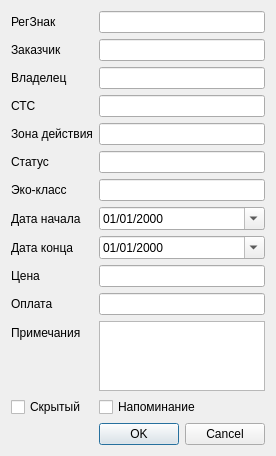
<?xml version="1.0" encoding="UTF-8"?>
<ui version="4.0">
 <class>Edit_Item_ui</class>
 <widget class="QDialog" name="Edit_Item_ui">
  <property name="geometry">
   <rect>
    <x>0</x>
    <y>0</y>
    <width>255</width>
    <height>433</height>
   </rect>
  </property>
  <property name="windowTitle">
   <string>Dialog</string>
  </property>
  <layout class="QFormLayout" name="formLayout">
   <item row="2" column="1">
    <widget class="QLineEdit" name="line_owner"/>
   </item>
   <item row="1" column="1">
    <widget class="QLineEdit" name="line_client"/>
   </item>
   <item row="1" column="0">
    <widget class="QLabel" name="label_client">
     <property name="text">
      <string>Заказчик</string>
     </property>
    </widget>
   </item>
   <item row="2" column="0">
    <widget class="QLabel" name="label_owner">
     <property name="text">
      <string>Владелец</string>
     </property>
    </widget>
   </item>
   <item row="0" column="0">
    <widget class="QLabel" name="label_car_number">
     <property name="text">
      <string>РегЗнак</string>
     </property>
    </widget>
   </item>
   <item row="0" column="1">
    <widget class="QLineEdit" name="line_car_number"/>
   </item>
   <item row="4" column="0">
    <widget class="QLabel" name="label_zone">
     <property name="text">
      <string>Зона действия</string>
     </property>
    </widget>
   </item>
   <item row="4" column="1">
    <widget class="QLineEdit" name="line_zone"/>
   </item>
   <item row="5" column="0">
    <widget class="QLabel" name="label_status">
     <property name="text">
      <string>Статус</string>
     </property>
    </widget>
   </item>
   <item row="5" column="1">
    <widget class="QLineEdit" name="line_status"/>
   </item>
   <item row="7" column="1">
    <widget class="QDateEdit" name="date_start">
     <property name="displayFormat">
      <string>dd/MM/yyyy</string>
     </property>
     <property name="calendarPopup">
      <bool>true</bool>
     </property>
    </widget>
   </item>
   <item row="8" column="1">
    <widget class="QDateEdit" name="date_end">
     <property name="currentSection">
      <enum>QDateTimeEdit::DaySection</enum>
     </property>
     <property name="displayFormat">
      <string>dd/MM/yyyy</string>
     </property>
     <property name="calendarPopup">
      <bool>true</bool>
     </property>
    </widget>
   </item>
   <item row="7" column="0">
    <widget class="QLabel" name="label_date_start">
     <property name="text">
      <string>Дата начала</string>
     </property>
    </widget>
   </item>
   <item row="8" column="0">
    <widget class="QLabel" name="label_date_end">
     <property name="text">
      <string>Дата конца</string>
     </property>
    </widget>
   </item>
   <item row="9" column="1">
    <widget class="QLineEdit" name="line_price"/>
   </item>
   <item row="10" column="1">
    <widget class="QLineEdit" name="line_payment"/>
   </item>
   <item row="11" column="1">
    <widget class="QPlainTextEdit" name="plain_description"/>
   </item>
   <item row="9" column="0">
    <widget class="QLabel" name="label_price">
     <property name="text">
      <string>Цена</string>
     </property>
    </widget>
   </item>
   <item row="10" column="0">
    <widget class="QLabel" name="label_payment">
     <property name="text">
      <string>Оплата</string>
     </property>
    </widget>
   </item>
   <item row="11" column="0">
    <widget class="QLabel" name="label_description">
     <property name="text">
      <string>Примечания</string>
     </property>
    </widget>
   </item>
   <item row="14" column="1">
    <widget class="QDialogButtonBox" name="buttonBox">
     <property name="orientation">
      <enum>Qt::Horizontal</enum>
     </property>
     <property name="standardButtons">
      <set>QDialogButtonBox::Cancel|QDialogButtonBox::Ok</set>
     </property>
    </widget>
   </item>
   <item row="12" column="0">
    <widget class="QCheckBox" name="check_hidden">
     <property name="text">
      <string>Скрытый</string>
     </property>
    </widget>
   </item>
   <item row="12" column="1">
    <widget class="QCheckBox" name="check_silenced">
     <property name="text">
      <string>Напоминание</string>
     </property>
    </widget>
   </item>
   <item row="3" column="1">
    <widget class="QLineEdit" name="line_sts"/>
   </item>
   <item row="3" column="0">
    <widget class="QLabel" name="label_sts">
     <property name="text">
      <string>СТС</string>
     </property>
    </widget>
   </item>
   <item row="6" column="0">
    <widget class="QLabel" name="label_eco">
     <property name="text">
      <string>Эко-класс</string>
     </property>
    </widget>
   </item>
   <item row="6" column="1">
    <widget class="QLineEdit" name="line_eco"/>
   </item>
  </layout>
 </widget>
 <tabstops>
  <tabstop>line_car_number</tabstop>
  <tabstop>line_client</tabstop>
  <tabstop>line_owner</tabstop>
  <tabstop>line_zone</tabstop>
  <tabstop>line_status</tabstop>
  <tabstop>date_start</tabstop>
  <tabstop>date_end</tabstop>
  <tabstop>line_price</tabstop>
  <tabstop>line_payment</tabstop>
  <tabstop>plain_description</tabstop>
  <tabstop>buttonBox</tabstop>
  <tabstop>check_hidden</tabstop>
  <tabstop>check_silenced</tabstop>
 </tabstops>
 <resources/>
 <connections>
  <connection>
   <sender>buttonBox</sender>
   <signal>accepted()</signal>
   <receiver>Edit_Item_ui</receiver>
   <slot>accept()</slot>
   <hints>
    <hint type="sourcelabel">
     <x>248</x>
     <y>254</y>
    </hint>
    <hint type="destinationlabel">
     <x>157</x>
     <y>274</y>
    </hint>
   </hints>
  </connection>
  <connection>
   <sender>buttonBox</sender>
   <signal>rejected()</signal>
   <receiver>Edit_Item_ui</receiver>
   <slot>reject()</slot>
   <hints>
    <hint type="sourcelabel">
     <x>316</x>
     <y>260</y>
    </hint>
    <hint type="destinationlabel">
     <x>286</x>
     <y>274</y>
    </hint>
   </hints>
  </connection>
 </connections>
</ui>
